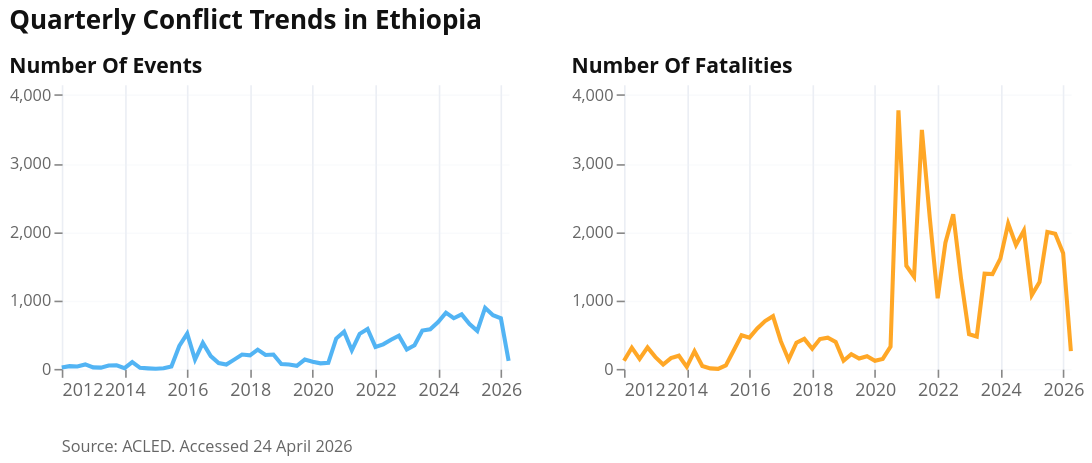

Notebook cell for this chart:
### Code cell
fig = visuals.plot_conflict_trends_altair(
    conflict_quarterly_national,
    "Quarterly Conflict Trends in Ethiopia",
    f"Source: ACLED. Accessed {extracted_date_formatted}",
    subtitle="",
    measures=["nrEvents", "nrFatalities"],
    plot_type="line",
    width=275,
    height=175,
    bar_width_ratio=0.1,
    show_labels=False  # Add this to show labels
)

fig.show()

### Figure 1 — Vega-Lite specification as saved in the notebook (floating-point values rounded to 4 significant figures)
{"config": {"font": "Open Sans", "title": {"font": "Open Sans", "color": "#111111", "subtitleColor": "#666666"}, "axis": {"labelFont": "Open Sans", "titleFont": "Open Sans", "domainWidth": 0, "gridColor": "#EBEEF4", "labelColor": "#666666", "titleColor": "#111111"}, "legend": {"labelFont": "Open Sans", "titleFont": "Open Sans"}, "header": {"labelFont": "Open Sans", "titleFont": "Open Sans"}, "mark": {"font": "Open Sans"}, "text": {"font": "Open Sans"}, "view": {"strokeWidth": 0}}, "vconcat": [{"hconcat": [{"data": {"name": "data-06375132f85cfa8a3a9a190f0dc0b656"}, "mark": {"type": "line", "color": "#34A7F2", "opacity": 0.85, "strokeWidth": 2.5}, "encoding": {"x": {"axis": {"labelAngle": 0, "labelFontSize": 11, "labelFontWeight": "normal", "title": null}, "field": "event_date", "type": "temporal"}, "y": {"axis": {"grid": true, "gridOpacity": 0.3, "labelFontSize": 10, "title": null, "titleFontSize": 11}, "field": "nrEvents", "scale": {"domain": [0, 4154.0], "zero": true}, "type": "quantitative"}}, "height": 175, "title": {"text": "Number Of Events", "align": "left", "anchor": "start", "fontSize": 13, "fontWeight": "bold"}, "width": 275}, {"data": {"name": "data-92d87c5e6bf7b82b3ec0ab70875b119f"}, "mark": {"type": "line", "color": "#FF9800", "opacity": 0.85, "strokeWidth": 2.5}, "encoding": {"x": {"axis": {"labelAngle": 0, "labelFontSize": 11, "labelFontWeight": "normal", "title": null}, "field": "event_date", "type": "temporal"}, "y": {"axis": {"grid": true, "gridOpacity": 0.3, "labelFontSize": 10, "title": null, "titleFontSize": 11}, "field": "nrFatalities", "scale": {"domain": [0, 4154.0], "zero": true}, "type": "quantitative"}}, "height": 175, "title": {"text": "Number Of Fatalities", "align": "left", "anchor": "start", "fontSize": 13, "fontWeight": "bold"}, "width": 275}], "spacing": 30, "title": {"text": ["Quarterly Conflict Trends in Ethiopia"], "align": "left", "anchor": "start", "dy": -10, "fontSize": 16, "fontWeight": "bold", "subtitleFontSize": 12, "subtitleFontWeight": "normal"}}, {"data": {"name": "empty"}, "mark": {"type": "text", "align": "left", "baseline": "top", "color": "#666666", "dx": -290.0, "dy": 10, "fontSize": 10, "fontWeight": "normal"}, "encoding": {"text": {"value": "Source: ACLED. Accessed 24 April 2026"}}, "height": 20, "width": 580}], "spacing": 5, "$schema": "https://vega.github.io/schema/vega-lite/v6.1.0.json", "datasets": {"data-06375132f85cfa8a3a9a190f0dc0b656": [{"event_date": "2012-01-01T00:00:00", "nrEvents": 19}, {"event_date": "2012-04-01T00:00:00", "nrEvents": 40}, {"event_date": "2012-07-01T00:00:00", "nrEvents": 36}, {"event_date": "2012-10-01T00:00:00", "nrEvents": 65}, {"event_date": "2013-01-01T00:00:00", "nrEvents": 22}, {"event_date": "2013-04-01T00:00:00", "nrEvents": 18}, {"event_date": "2013-07-01T00:00:00", "nrEvents": 48}, {"event_date": "2013-10-01T00:00:00", "nrEvents": 53}, {"event_date": "2014-01-01T00:00:00", "nrEvents": 11}, {"event_date": "2014-04-01T00:00:00", "nrEvents": 99}, {"event_date": "2014-07-01T00:00:00", "nrEvents": 15}, {"event_date": "2014-10-01T00:00:00", "nrEvents": 7}, {"event_date": "2015-01-01T00:00:00", "nrEvents": 1}, {"event_date": "2015-04-01T00:00:00", "nrEvents": 9}, {"event_date": "2015-07-01T00:00:00", "nrEvents": 34}, {"event_date": "2015-10-01T00:00:00", "nrEvents": 335}, {"event_date": "2016-01-01T00:00:00", "nrEvents": 515}, {"event_date": "2016-04-01T00:00:00", "nrEvents": 136}, {"event_date": "2016-07-01T00:00:00", "nrEvents": 380}, {"event_date": "2016-10-01T00:00:00", "nrEvents": 187}, {"event_date": "2017-01-01T00:00:00", "nrEvents": 85}, {"event_date": "2017-04-01T00:00:00", "nrEvents": 64}, {"event_date": "2017-07-01T00:00:00", "nrEvents": 135}, {"event_date": "2017-10-01T00:00:00", "nrEvents": 210}, {"event_date": "2018-01-01T00:00:00", "nrEvents": 197}, {"event_date": "2018-04-01T00:00:00", "nrEvents": 281}, {"event_date": "2018-07-01T00:00:00", "nrEvents": 202}, {"event_date": "2018-10-01T00:00:00", "nrEvents": 209}, {"event_date": "2019-01-01T00:00:00", "nrEvents": 71}, {"event_date": "2019-04-01T00:00:00", "nrEvents": 65}, {"event_date": "2019-07-01T00:00:00", "nrEvents": 45}, {"event_date": "2019-10-01T00:00:00", "nrEvents": 136}, {"event_date": "2020-01-01T00:00:00", "nrEvents": 105}, {"event_date": "2020-04-01T00:00:00", "nrEvents": 81}, {"event_date": "2020-07-01T00:00:00", "nrEvents": 89}, {"event_date": "2020-10-01T00:00:00", "nrEvents": 443}, {"event_date": "2021-01-01T00:00:00", "nrEvents": 544}, {"event_date": "2021-04-01T00:00:00", "nrEvents": 272}, {"event_date": "2021-07-01T00:00:00", "nrEvents": 511}, {"event_date": "2021-10-01T00:00:00", "nrEvents": 582}, {"event_date": "2022-01-01T00:00:00", "nrEvents": 321}, {"event_date": "2022-04-01T00:00:00", "nrEvents": 358}, {"event_date": "2022-07-01T00:00:00", "nrEvents": 425}, {"event_date": "2022-10-01T00:00:00", "nrEvents": 485}, {"event_date": "2023-01-01T00:00:00", "nrEvents": 283}, {"event_date": "2023-04-01T00:00:00", "nrEvents": 346}, {"event_date": "2023-07-01T00:00:00", "nrEvents": 560}, {"event_date": "2023-10-01T00:00:00", "nrEvents": 578}, {"event_date": "2024-01-01T00:00:00", "nrEvents": 685}, {"event_date": "2024-04-01T00:00:00", "nrEvents": 821}, {"event_date": "2024-07-01T00:00:00", "nrEvents": 740}, {"event_date": "2024-10-01T00:00:00", "nrEvents": 796}, {"event_date": "2025-01-01T00:00:00", "nrEvents": 655}, {"event_date": "2025-04-01T00:00:00", "nrEvents": 555}, {"event_date": "2025-07-01T00:00:00", "nrEvents": 892}, {"event_date": "2025-10-01T00:00:00", "nrEvents": 783}, {"event_date": "2026-01-01T00:00:00", "nrEvents": 738}, {"event_date": "2026-04-01T00:00:00", "nrEvents": 117}], "data-92d87c5e6bf7b82b3ec0ab70875b119f": [{"event_date": "2012-01-01T00:00:00", "nrFatalities": 118}, {"event_date": "2012-04-01T00:00:00", "nrFatalities": 310}, {"event_date": "2012-07-01T00:00:00", "nrFatalities": 144}, {"event_date": "2012-10-01T00:00:00", "nrFatalities": 313}, {"event_date": "2013-01-01T00:00:00", "nrFatalities": 172}, {"event_date": "2013-04-01T00:00:00", "nrFatalities": 63}, {"event_date": "2013-07-01T00:00:00", "nrFatalities": 157}, {"event_date": "2013-10-01T00:00:00", "nrFatalities": 192}, {"event_date": "2014-01-01T00:00:00", "nrFatalities": 29}, {"event_date": "2014-04-01T00:00:00", "nrFatalities": 258}, {"event_date": "2014-07-01T00:00:00", "nrFatalities": 41}, {"event_date": "2014-10-01T00:00:00", "nrFatalities": 7}, {"event_date": "2015-01-01T00:00:00", "nrFatalities": 0}, {"event_date": "2015-04-01T00:00:00", "nrFatalities": 51}, {"event_date": "2015-07-01T00:00:00", "nrFatalities": 269}, {"event_date": "2015-10-01T00:00:00", "nrFatalities": 491}, {"event_date": "2016-01-01T00:00:00", "nrFatalities": 457}, {"event_date": "2016-04-01T00:00:00", "nrFatalities": 590}, {"event_date": "2016-07-01T00:00:00", "nrFatalities": 698}, {"event_date": "2016-10-01T00:00:00", "nrFatalities": 770}, {"event_date": "2017-01-01T00:00:00", "nrFatalities": 401}, {"event_date": "2017-04-01T00:00:00", "nrFatalities": 134}, {"event_date": "2017-07-01T00:00:00", "nrFatalities": 382}, {"event_date": "2017-10-01T00:00:00", "nrFatalities": 438}, {"event_date": "2018-01-01T00:00:00", "nrFatalities": 295}, {"event_date": "2018-04-01T00:00:00", "nrFatalities": 435}, {"event_date": "2018-07-01T00:00:00", "nrFatalities": 455}, {"event_date": "2018-10-01T00:00:00", "nrFatalities": 394}, {"event_date": "2019-01-01T00:00:00", "nrFatalities": 119}, {"event_date": "2019-04-01T00:00:00", "nrFatalities": 215}, {"event_date": "2019-07-01T00:00:00", "nrFatalities": 152}, {"event_date": "2019-10-01T00:00:00", "nrFatalities": 184}, {"event_date": "2020-01-01T00:00:00", "nrFatalities": 118}, {"event_date": "2020-04-01T00:00:00", "nrFatalities": 146}, {"event_date": "2020-07-01T00:00:00", "nrFatalities": 324}, {"event_date": "2020-10-01T00:00:00", "nrFatalities": 3776}, {"event_date": "2021-01-01T00:00:00", "nrFatalities": 1506}, {"event_date": "2021-04-01T00:00:00", "nrFatalities": 1344}, {"event_date": "2021-07-01T00:00:00", "nrFatalities": 3491}, {"event_date": "2021-10-01T00:00:00", "nrFatalities": 2205}, {"event_date": "2022-01-01T00:00:00", "nrFatalities": 1031}, {"event_date": "2022-04-01T00:00:00", "nrFatalities": 1843}, {"event_date": "2022-07-01T00:00:00", "nrFatalities": 2259}, {"event_date": "2022-10-01T00:00:00", "nrFatalities": 1307}, {"event_date": "2023-01-01T00:00:00", "nrFatalities": 506}, {"event_date": "2023-04-01T00:00:00", "nrFatalities": 472}, {"event_date": "2023-07-01T00:00:00", "nrFatalities": 1390}, {"event_date": "2023-10-01T00:00:00", "nrFatalities": 1385}, {"event_date": "2024-01-01T00:00:00", "nrFatalities": 1611}, {"event_date": "2024-04-01T00:00:00", "nrFatalities": 2124}, {"event_date": "2024-07-01T00:00:00", "nrFatalities": 1809}, {"event_date": "2024-10-01T00:00:00", "nrFatalities": 2020}, {"event_date": "2025-01-01T00:00:00", "nrFatalities": 1079}, {"event_date": "2025-04-01T00:00:00", "nrFatalities": 1268}, {"event_date": "2025-07-01T00:00:00", "nrFatalities": 2001}, {"event_date": "2025-10-01T00:00:00", "nrFatalities": 1973}, {"event_date": "2026-01-01T00:00:00", "nrFatalities": 1688}, {"event_date": "2026-04-01T00:00:00", "nrFatalities": 260}], "empty": [{}]}}
